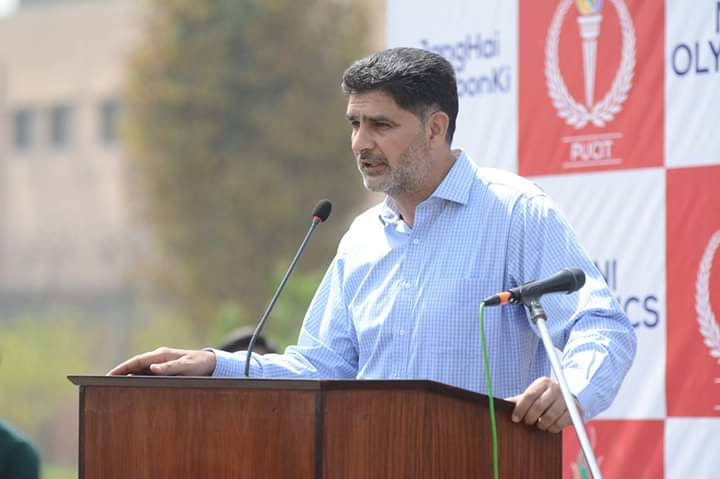
#> input picture 1-file/datasets/speech.jpg, 720 x 479 px
$ jupyter execute --allow-errors Data-Visualization-IV.ipynb
#> lines starting #> are read from the running program, lines starting #| are printed output that depends on the picture
## Learning agenda of this notebook
1. Recap:
    - Anatomy of a Figure
    - Line, Bar, Scatter, Pie Chart and Histogram
2. Box-plot
3. Violin plot
4. Heatmap
5. Subplots

To begin, let's install the Matplotlib library. We'll use the `matplotlib.pyplot` module for basic plots like line & bar charts. It is often imported with the alias `plt`.

[cell 1]
import sys

[cell 2]
import matplotlib

## 2. Boxplot

<br><br><br><br><br>

[cell 3]
from matplotlib import pyplot as plt
import matplotlib.pyplot as plt
import numpy as np

mks = np.array([65, 85, 72,45, 87, 68, 61, 80, 77, 73, 66, 200])
# Create figure and axes objects
fig, ax  = plt.subplots()

ax.boxplot(x=mks, patch_artist=True)

# title and axis labels
ax.set_title('Box Plot for Subject Marks')
ax.set_xlabel('Data Science')
ax.set_ylabel('Marks')

# add horizontal grid lines
ax.yaxis.grid(True)

print("Mean: ", np.median(mks))
print('Max: ', np.max(mks))
print('Min: ', np.min(mks))
q1, q2, q3 = np.quantile(mks, [.25, .5, .75])
print("Q1: ", q1)
print("Q2: ", q2)
print("Q3: ", q3)
plt.show()

[cell 4]
import pandas as pd
#> (the rest of this cell did not finish here and is left out)

#> (a cell that did not finish here is left out)

#> (a cell that did not finish here is left out)

#> (a cell that did not finish here is left out)

In Matplotlib, `boxplot()` is the core function to create box plot. Below are some of the important parameters of the function:

- `x`: Array or a sequence of vectors. The input data.
- `vert`: Set as True or False. The default value is True, which displays the boxes vertically.
- `labels`: Sets the labels for each dataset.
- `notch`: Set as True or False. the default value is False. If True, the parameter will produce a notched box plot.
- `widths`: Sets the width of the box.
- `patch_artist`: Set as True or False. the default value is False. If False, the parameter will produce boxes with the Line2D artist. Otherwise, the boxes will be drawn with Patch artists.

[cell 8]
fig  = plt.figure()
ax = fig.add_subplot()

# Get the dataset(s)
#> (the rest of this cell did not finish here and is left out)

## 3. Violin Plot
Violin plots are similar to box plots, except that they also show the probability density of the data at different values. These plots include a marker for the median of the data and a box indicating the interquartile range, as in the standard box plots.

A violin plot is more informative than a plain box plot. In fact while a box plot only shows summary statistics such as mean/median and interquartile ranges, the violin plot shows the full distribution of the data.

[cell 9]
fig = plt.figure()
ax = fig.add_subplot()

# Get the dataset(s)
#> (the rest of this cell did not finish here and is left out)

## 4. Heat Map
Heat map Heat map is used to find out the correlation between different features in the dataset.High positive or negative value shows that the features have high correlation.This helps us to select the parmeters for machine learning.
>- A heatmap is a useful chart that we can use to show the relationship between two variables.
>- A heatmap is used to visualize 2-dimensional data like a matrix or a table using colors.

[cell 10]
import numpy as np
data_set = np.random.randint(0, 255, 250000).reshape(500,500)
data_set

[cell 11]
plt.imshow(X=data_set)
plt.colorbar()
plt.title("2-D Heat Map")
plt.show()
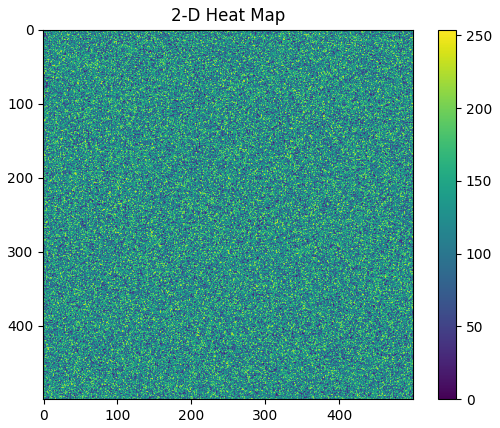
#> figure drawn by matplotlib, 2 panels

[cell 12]
plt.imshow(X=data_set, cmap='gray')
plt.colorbar()
plt.title("2-D Heat Map")
plt.show()
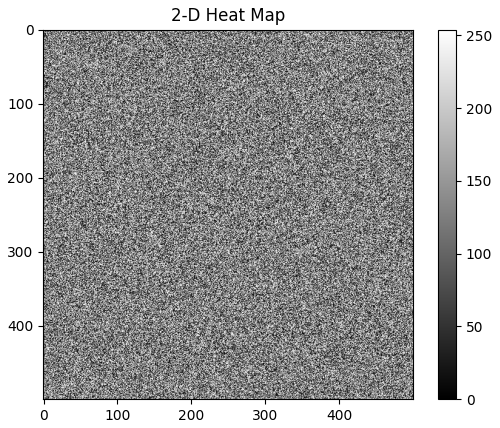
#> figure drawn by matplotlib, 2 panels

[cell 13]
plt.imshow(X=data_set, cmap='coolwarm', interpolation='nearest')
plt.colorbar()
plt.title( "2-D Heat Map" )
plt.show()
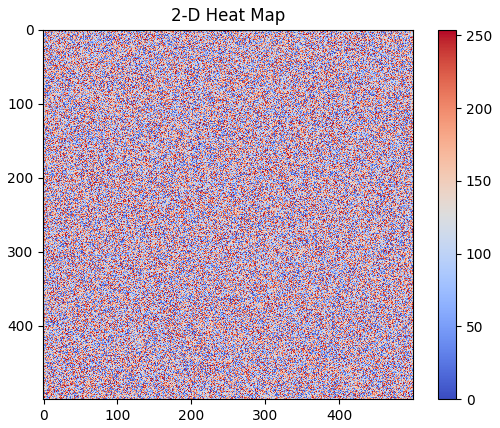
#> figure drawn by matplotlib, 2 panels

[cell 14]
plt.imshow(X=data_set, cmap='coolwarm', interpolation='bicubic')
plt.colorbar()
plt.title("2-D Heat Map")
plt.show()
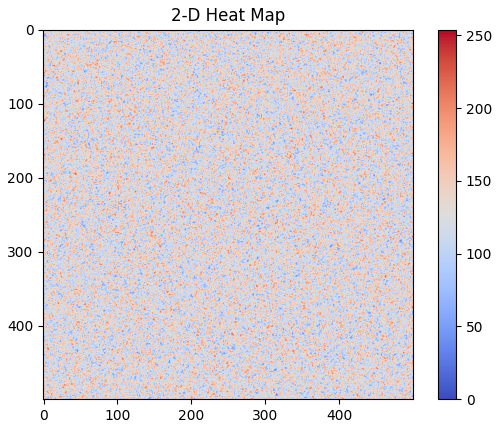
#> figure drawn by matplotlib, 2 panels

[cell 15]
from PIL import Image
rgb_img = Image.open('datasets/speech.jpg')
#> rgb_img is the input picture: PIL image 720x479 RGB; mean R, G, B 165.8, 149.6, 149.9
grey_img = rgb_img.convert('L')
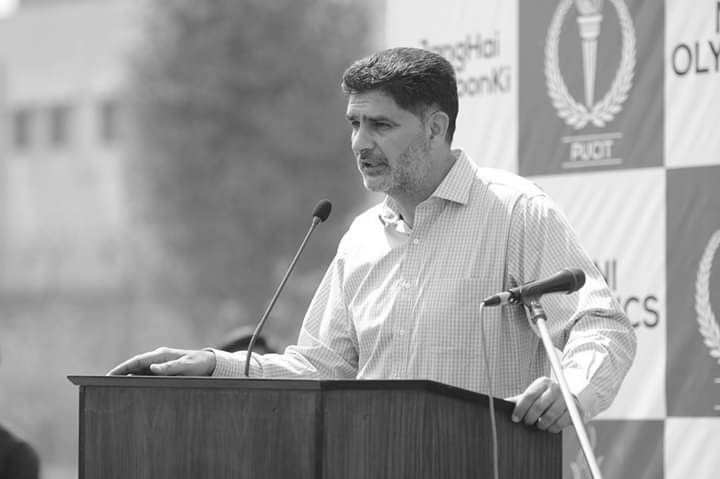
#> grey_img: PIL image 720x479 L; min 14, max 255, mean 154.5
rgb_img_array = np.array(grey_img)

plt.imshow(X=rgb_img_array, cmap='gray')
plt.colorbar()
plt.title("2-D Heat Map")
# grey_img.shape
plt.show()
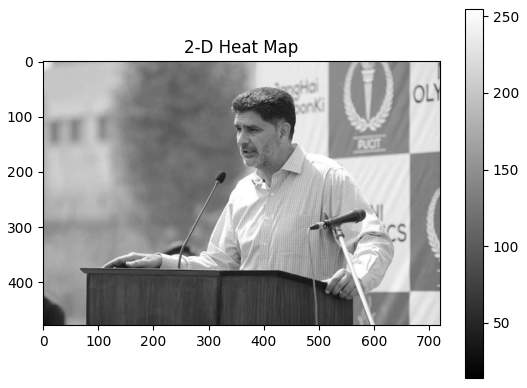
#> figure drawn by matplotlib, 2 panels

## 5. Creating Multiple Plots (Sub-Plots) within a Figure
- A single matplotlib figure object may contain multiple subplots (axes objects) organized in a grid. You can use any of the three ways to do it:
    - `plt.subplot()`
    - `fig.add_subplot()`
    - `plt.subplots()`
- The best option is use the `plt.subplots()` method, and specify the number of rows and columns as shown below:
```
fig, <ax objects> = plt.subplots(rows, cols)
```
- Where rows and cols are integers that control the subplot layout. The `<ax objects>` needs to have dimensions that correspond to rows and cols.
- Since `plt.subplots()` method unlike the other two methods return an array of axes, so you can access different axes objects using following two ways:
    - You receive all the axes objects in one variable and later treat it as an array. In this case the first row has an index of zero and the first column has an index of one.
    - Other option is you receive all the axes objects in tuples with one tuple for each row in the grid.
    The index of the subplot you want to draw on, starts from 1, then left to right, and top to bottom
- **Note** that pyplot keeps track of the currently active subplot (which you can get a reference to by calling `plt.gca()`), so when you call the `plot` function, it draws on the *active* subplot.


If a 2 row by 2 column array of plots is created, the <ax object> must to be arrayed as shown below:

```
fig, ( (ax1,ax2), (ax3,ax4) ) = plt.subplots(2,2)
```

If a 2 row by 3 column array of plots is created, the <ax objects> must be arrayed to correspond to these dimensions:
```
fig, ( (ax1,ax2,a3), (ax4,ax5,ax6) ) = plt.subplots(2, 3)
```

**Option 1: `plt.subplot()`**

[cell 16]
# The third argument of the `plt.subplot()` method mentions the specific axes object to create in the grid
# It starts from 1, then left to right, and top to bottom

fig = plt.figure()
ax1 = plt.subplot(2,2,1)
ax2 = plt.subplot(2,2,2)
ax3 = plt.subplot(2,2,3)
ax4 = plt.subplot(2,2,4)

[cell 17]
# The third argument of the `fig.add_subplot()` method mentions the specific axes object to create in the grid
# It starts from 1, then left to right, and top to bottom
fig = plt.figure()
ax1=fig.add_subplot(2,2,1)
ax2=fig.add_subplot(2,2,2)
ax3=fig.add_subplot(2,2,3)
ax4=fig.add_subplot(2,2,4)

[cell 18]
# There is no third argument to `plt.subplots()` method, as it creates all axes objects in just one line
# and return all the axes objects which you can receive in either an array or tupples
fig,ax = plt.subplots(2,2)
#Now you can access the subplots using subscript operator e.g., ax[0][0], ax[0][1], ax[1][0], and ax[1][1]

>**We will be using the `plt.subplots()` method to create subplots**

>**So lets do a bit of more practice**

[cell 19]
fig, ax = plt.subplots()

[cell 20]
fig, (ax1,ax2) = plt.subplots(nrows=1, ncols=2)

[cell 21]
fig, (ax1,ax2) = plt.subplots(nrows=2, ncols=1)

[cell 22]
fig, ((ax1,ax2), (ax3,ax4)) = plt.subplots(nrows=2, ncols=2)

[cell 23]
fig, ((ax1,ax2,ax3), (ax4,ax5,ax6)) = plt.subplots(2,3)

[cell 24]
fig, ((ax1,ax2), (ax3,ax4), (ax5,ax6)) = plt.subplots(3,2)

[cell 25]
# Another way is to receive all the axes in a single variable and later use it as an array of axes
fig, ax = plt.subplots(3,3)

>- In above grid, `ax[0][2]` will represent the right most axes in the zeroth row
>- In above grid, `ax[1][1]` will represent the middle axes object in below grid

**Example 1:**

[cell 26]
x = np.linspace(-1, 1, 30)
x

[cell 27]
x = np.linspace(-1, 1, 30)

fig,((ax1, ax2), (ax3,ax4)) = plt.subplots(2,2)

ax1.plot(x,x)
ax2.plot(x, x**2)
ax3.plot(x, x**3)
ax4.plot(x, x**4)
plt.show()
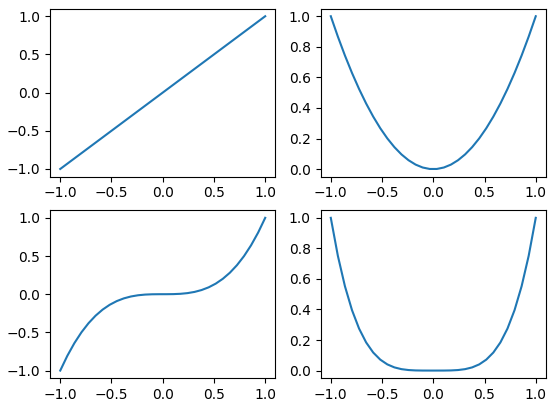
#> figure drawn by matplotlib, 4 panels; panel 1: curve peaks at x = 1, y = 1; panel 2: curve peaks at x = -1, y = 1; panel 3: curve peaks at x = 1, y = 1; panel 4: curve peaks at x = -1, y = 1

[cell 28]
x = np.linspace(-1, 1, 30)

fig, ax = plt.subplots(2, 2)
ax[0][0].plot(x,x)
ax[1][1].plot(x, x**2)
ax[0][1].plot(x,x**3)
ax[1][0].plot(x,x**4)
plt.show()
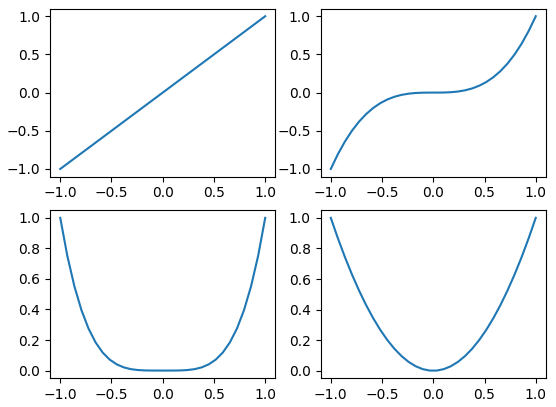
#> figure drawn by matplotlib, 4 panels; panel 1: curve peaks at x = 1, y = 1; panel 2: curve peaks at x = 1, y = 1; panel 3: curve peaks at x = -1, y = 1; panel 4: curve peaks at x = -1, y = 1

[cell 29]
chemical_exports = [0.810, 0.831, 0.895, 0.91, 0.915, 0.926, 0.945, 0.931, 0.919, 0.921, 0.920, 0.919]
years = [2010, 2011, 2012, 2013, 2014, 2015, 2016, 2017, 2018, 2019, 2020, 2021]
medicine_exports = [0.791, 0.818, 0.832, 0.816, 0.840, 0.833, 0.835, 0.838, 0.842, 0.910, 0.930, 0.940]

fig, (ax1, ax2) = plt.subplots(nrows=2, ncols=1)

ax1.plot(years, chemical_exports, label='Chemicals', marker='o', c='b', ls='-', lw=2)
ax2.plot(years, medicine_exports, label='Medicines', marker='x', c='r', ls=':', lw=3)

# Note the use of set
ax1.set_title("LCI Chemicals exports in last 12 years")
ax1.set_xlabel("Years")
ax1.set_ylabel("Amount (Million Rs.)")

ax1.set_title("LCI Medicine exports in the last 12 years")
ax1.set_xlabel('Years')
ax2.set_ylabel("Amount (Million Rs.)")

plt.tight_layout()
plt.show()
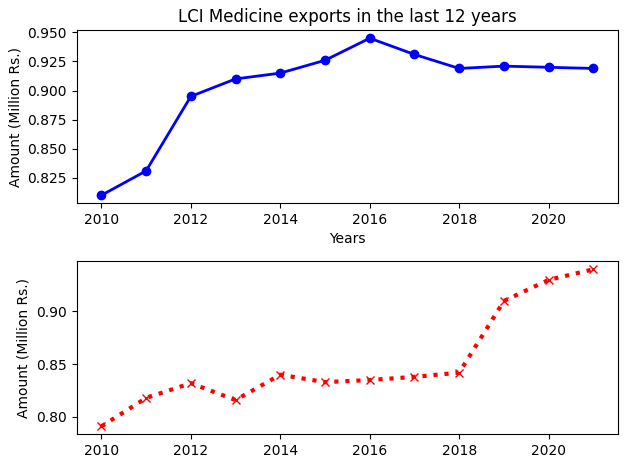
#> figure drawn by matplotlib, 2 panels; panel 1: curve peaks at x = 2016, y = 0.945; panel 2: curve peaks at x = 2021, y = 0.94

[cell 30]
# geerating random values withing range from a univariate “normal” (Gaussian) distribution of mean 0 and variance 1.
data = np.random.randn(2000)

fig, ax = plt.subplots(nrows=2, ncols=2)
# use axes object to plot histograms in subplots, for example plot histrogram on 0th row, 0th column
ax[0][0].hist(data, bins=30)
ax[0][0].set_title("set bins=30")

# plot histrogram on 0th row, 1st column, by setting density to true which normalized the histogram
ax[0][1].hist(data, density=True, color='r')
ax[0][1].set_title("normalized")

# plot histrogram on 1st row, 0th column,
ax[1][0].hist(data, color='orange')
ax[1][0].set_title("Set color to orange")

# plot histrogram on 1st row, 1st column, by setting histogram type as step
ax[1][1].hist(data, histtype='step')
ax[1][1].set_title("step")

plt.tight_layout()
plt.show()
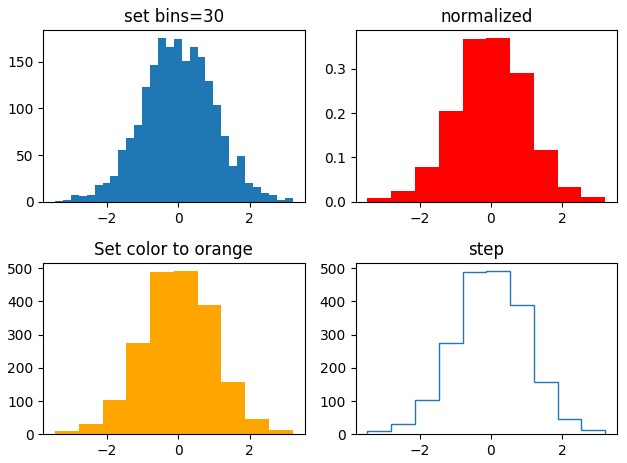
#> figure drawn by matplotlib, 4 panels; panel 1: tallest bar 175 high, from x = -0.571 to -0.348; panel 2: tallest bar 0.368 high, from x = -0.126 to 0.541; panel 3: tallest bar 491 high, from x = -0.126 to 0.541
